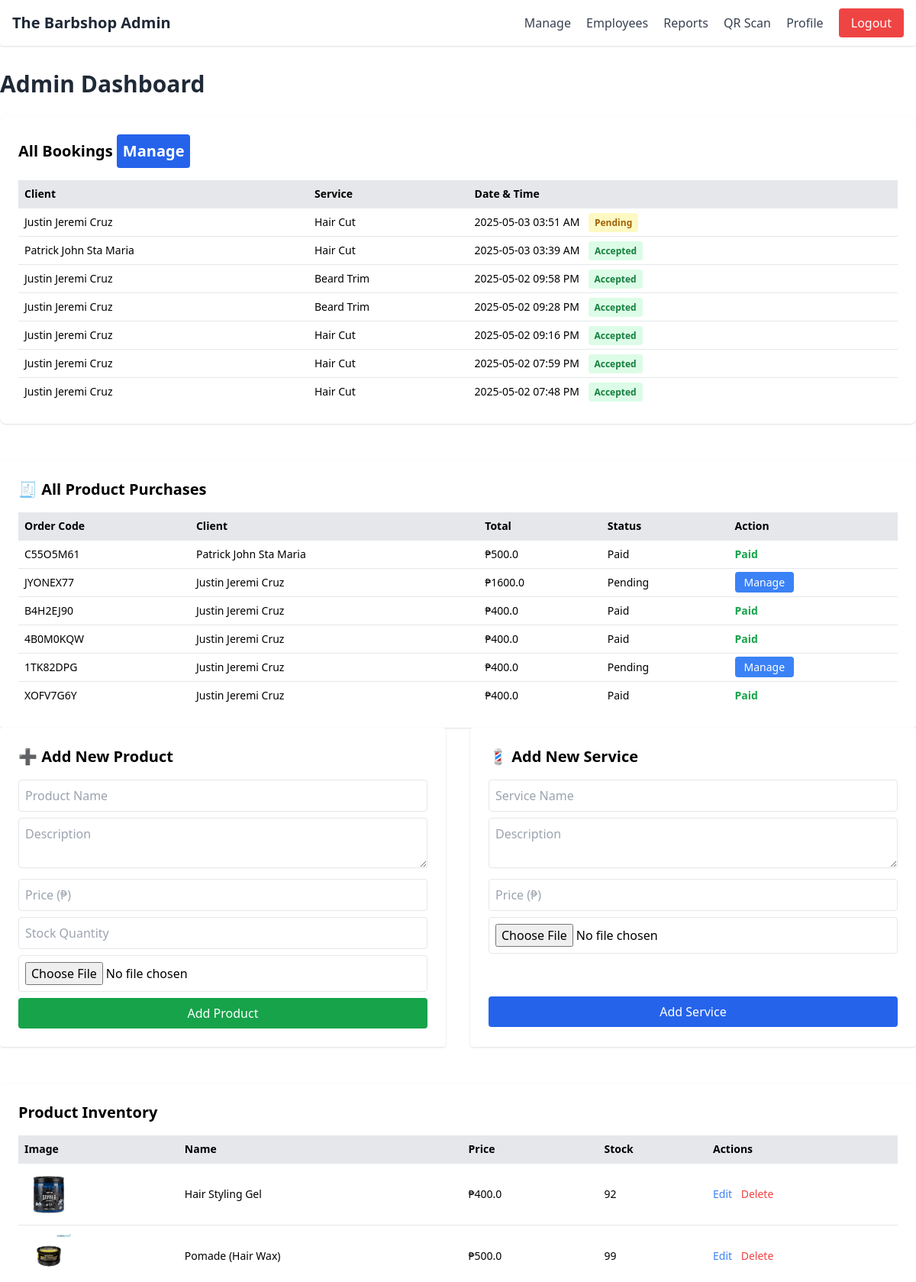
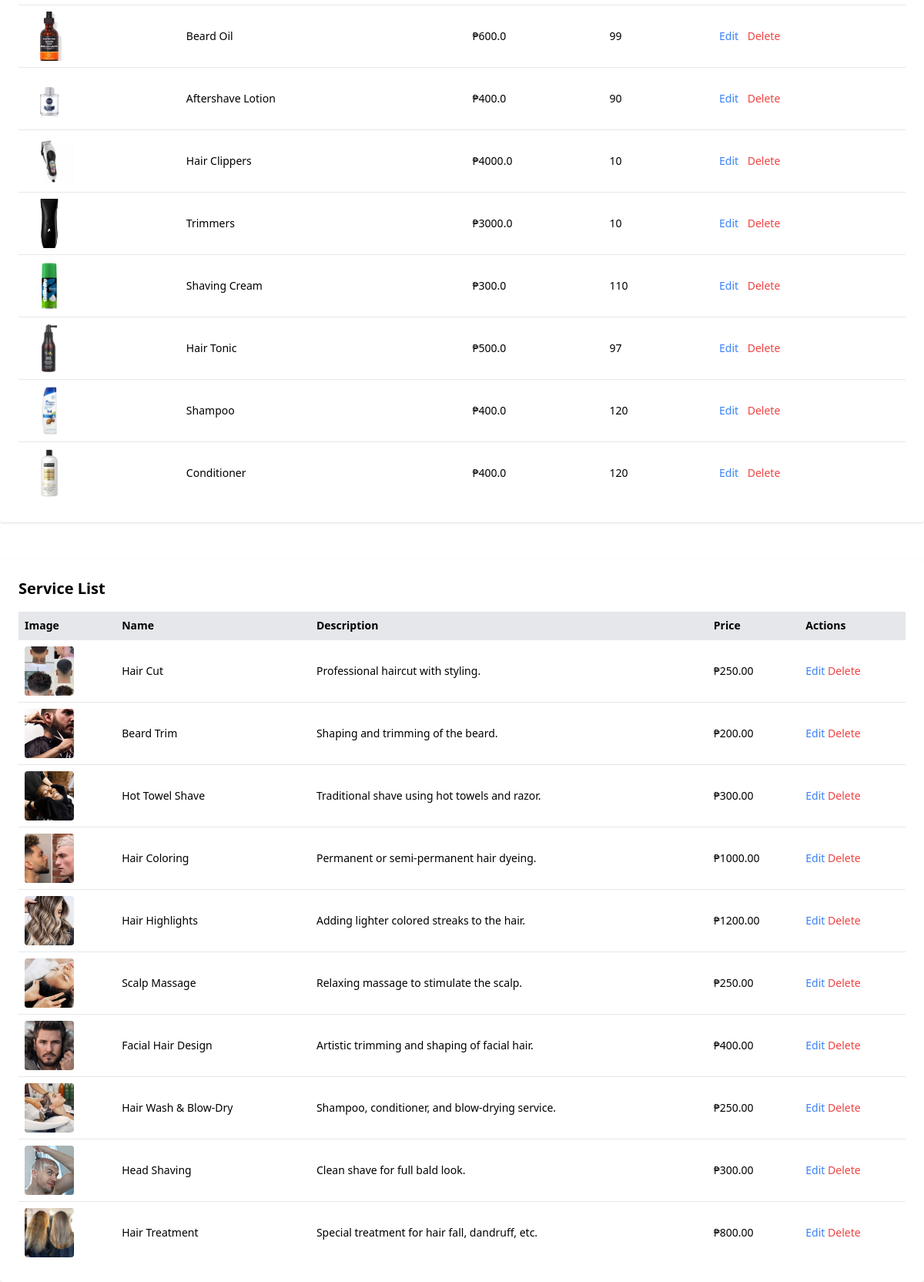
The app's page /admin/dashboard (signed in) with its own data (2 pictures, top to bottom).
### app/models.py (models this page shows, shortened)
class Booking(db.Model):
    id = db.Column(db.Integer, primary_key=True)
    user_id = db.Column(db.Integer, db.ForeignKey('user.id'), nullable=False)  # Client
    service = db.Column(db.String(100))
    date = db.Column(db.String(20))
    time = db.Column(db.String(20))
    order_code = db.Column(db.String(10), unique=True)
    status = db.Column(db.String(20), default='pending')
    timestamp = db.Column(db.DateTime, default=datetime.utcnow)
    payment_status = db.Column(db.String(20), default='unpaid')
    price = db.Column(db.Float, nullable=True)
    barber_id = db.Column(db.Integer, db.ForeignKey('user.id'), nullable=True)
    user = db.relationship(
        'User',
        back_populates='bookings',
        foreign_keys=[user_id]
    )
    barber = db.relationship(
        'User',
        back_populates='assigned_bookings',
        foreign_keys=[barber_id]
    )

class User(UserMixin, db.Model):
    __tablename__ = 'user'
    __table_args__ = {'extend_existing': True}
    id = db.Column(db.Integer, primary_key=True)
    full_name = db.Column(db.String(150), nullable=False)
    birthdate = db.Column(db.String(20), nullable=True)
    age = db.Column(db.Integer, nullable=True)
    address = db.Column(db.String(200), nullable=True)
    contact = db.Column(db.String(50), nullable=True)
    email = db.Column(db.String(100), unique=True, nullable=False)
    password = db.Column(db.String(255), nullable=False)
    role = db.Column(db.String(50))  # e.g. "Barber", "Receptionist"
    is_admin = db.Column(db.Boolean, default=False)
    bookings = db.relationship(
        'Booking',
        back_populates='user',
        foreign_keys='Booking.user_id',
        lazy=True
    )
    assigned_bookings = db.relationship(
        'Booking',
        back_populates='barber',
        foreign_keys='Booking.barber_id',
        lazy=True
    )

class Order(db.Model):
    id = db.Column(db.Integer, primary_key=True)
    order_code = db.Column(db.String(10), unique=True, nullable=False)
    user_id = db.Column(db.Integer, db.ForeignKey('user.id'), nullable=False)
    total = db.Column(db.Float, nullable=False)
    status = db.Column(db.String(20), default='pending')
    timestamp = db.Column(db.DateTime, default=datetime.utcnow)
    user = db.relationship('User', backref='orders')
    items = db.relationship('OrderItem', backref='order', lazy=True)

class Product(db.Model):
    id = db.Column(db.Integer, primary_key=True)
    name = db.Column(db.String(100), nullable=False)
    description = db.Column(db.String(300))
    price = db.Column(db.Float, nullable=False)
    stock = db.Column(db.Integer, nullable=False)
    image = db.Column(db.String(200))  # Path to image file

class Service(db.Model):
    id = db.Column(db.Integer, primary_key=True)
    name = db.Column(db.String(100), nullable=False)
    description = db.Column(db.Text)
    price = db.Column(db.Float, nullable=False)
    image = db.Column(db.String(120))  # Path to uploaded image

### app/routes.py (the view)
@main.route('/admin/dashboard')
@login_required
def admin_dashboard():
    if current_user.role not in ['Barber','Receptionist', 'Manager', 'Admin']:
        abort(403)
    bookings = Booking.query.order_by(Booking.timestamp.desc()).all()
    orders = Order.query.order_by(Order.timestamp.desc()).all()
    products = Product.query.all()
    services = Service.query.all()
    return render_template('admin_dashboard.html', products=products, bookings=bookings, services=services, orders=orders)

### app/routes.py (called while the page is built)
@login_manager.user_loader
def load_user(user_id):
    return User.query.get(int(user_id))

### app/templates/admin_dashboard.html (shortened to what this page needs)
<!DOCTYPE html>
<html lang="en">
<head>
  <script src="https://cdn.tailwindcss.com"></script>
</head>
{% include 'navbar.html' %}
  <h1 class="text-3xl font-bold text-gray-800 mb-6 mt-6">Admin Dashboard</h1>
  <div class="bg-white p-6 rounded-lg shadow mb-12">
    <h2 class="text-xl font-bold mb-4">All Bookings <a href="{{ url_for('main.bookings') }}">
      <button class="bg-blue-600 text-white px-2 py-2 rounded hover:bg-blue-700">
        Manage
      </button>
    </a></h2>
    <table class="w-full table-auto text-left text-sm">
      <thead class="bg-gray-200">
        <tr>
          <th class="p-2">Client</th>
          <th class="p-2">Service</th>
          <th class="p-2">Date & Time</th>
        </tr>
      </thead>
      <tbody>
        {% for booking in bookings %}
        <tr class="border-t">
          <td class="p-2">{{ booking.user.full_name }}</td>
          <td class="p-2">{{ booking.service }}</td>
          <td class="p-2">
            {{ booking.timestamp.strftime('%Y-%m-%d %I:%M %p') }}
            <span class="ml-2 px-2 py-1 rounded text-xs font-semibold
              {% if booking.status == 'accepted' %} bg-green-100 text-green-700
              {% elif booking.status == 'pending' %} bg-yellow-100 text-yellow-700
              {% elif booking.status == 'declined' %} bg-red-100 text-red-700
              {% endif %}">
              {{ booking.status.capitalize() }}
            </span>
          </td>
        </tr>
        {% endfor %}
      </tbody>
    </table>
  </div>
<div class="bg-white p-6 rounded shadow mt-6">
  <h2 class="text-xl font-semibold mb-4">🧾 All Product Purchases</h2>
  <table class="w-full table-auto text-left text-sm">
    <thead class="bg-gray-200">
      <tr>
        <th class="p-2">Order Code</th>
        <th class="p-2">Client</th>
        <th class="p-2">Total</th>
        <th class="p-2">Status</th>
        <th class="p-2">Action</th>
      </tr>
    </thead>
    <tbody>
      {% for order in orders %}
      <tr class="border-t">
        <td class="p-2">{{ order.order_code }}</td>
        <td class="p-2">{{ order.user.full_name }}</td>
        <td class="p-2">₱{{ order.total }}</td>
        <td class="p-2 capitalize">{{ order.status }}</td>
        <td class="p-2">
          {% if order.status != 'paid' %}
            <a href="{{ url_for('main.payment', order_code=order.order_code) }}"
               class="bg-blue-500 text-white px-3 py-1 rounded hover:bg-blue-600">Manage</a>
          {% else %}
            <span class="text-green-600 font-semibold">Paid</span>
          {% endif %}
        </td>
      </tr>
      {% endfor %}
    </tbody>
  </table>
</div>
  <div class="grid md:grid-cols-2 gap-8 mb-12">
    <form method="POST" action="{{ url_for('main.add_product') }}" enctype="multipart/form-data" class="bg-white p-6 rounded shadow">
      <h2 class="text-xl font-bold mb-4">➕ Add New Product</h2>
      <input type="text" name="name" placeholder="Product Name" required class="w-full border p-2 rounded mb-2">
      <textarea name="description" placeholder="Description" required class="w-full border p-2 rounded mb-2"></textarea>
      <input type="number" step="0.01" name="price" placeholder="Price (₱)" required class="w-full border p-2 rounded mb-2">
      <input type="number" name="stock" placeholder="Stock Quantity" required class="w-full border p-2 rounded mb-2">
      <input type="file" name="image" accept="image/*" class="w-full border p-2 rounded mb-2">
      <button type="submit" class="bg-green-600 text-white px-4 py-2 rounded hover:bg-green-700 w-full">Add Product</button>
    </form>
    <form action="{{ url_for('main.add_service') }}" method="POST" enctype="multipart/form-data" class="bg-white p-6 rounded shadow">
      <h2 class="text-xl font-bold mb-4">💈 Add New Service</h2>
      <input type="text" name="name" placeholder="Service Name" required class="w-full border p-2 rounded mb-2">
      <textarea name="description" placeholder="Description" required class="w-full border p-2 rounded mb-2"></textarea>
      <input type="number" step="0.01" name="price" placeholder="Price (₱)" required class="w-full border p-2 rounded mb-2">
      <input type="file" name="image" accept="image/*" class="w-full border p-2 rounded mb-2">
      <button type="submit" class="bg-blue-600 text-white px-4 py-2 rounded hover:bg-blue-700 w-full mt-12 ">Add Service</button>
    </form>
  </div>
  <div class="bg-white p-6 rounded shadow mb-12">
    <h2 class="text-xl font-bold mb-4">Product Inventory</h2>
    <table class="w-full table-auto text-left text-sm">
      <thead class="bg-gray-200">
        <tr>
          <th class="p-2">Image</th>
          <th class="p-2">Name</th>
          <th class="p-2">Price</th>
          <th class="p-2">Stock</th>
          <th class="p-2">Actions</th>
        </tr>
      </thead>
      <tbody>
        {% for product in products %}
        <tr class="border-t">
          <td class="p-2">
            {% if product.image %}
              <img src="{{ url_for('static', filename='uploads/products/' + product.image) }}" class="h-16 w-16 object-cover rounded">
            {% else %}
              <span class="text-gray-500">No image</span>
            {% endif %}
          </td>
          <td class="p-2">{{ product.name }}</td>
          <td class="p-2">₱{{ product.price }}</td>
          <td class="p-2">{{ product.stock }}</td>
          <td class="p-2">
            <a href="{{ url_for('main.edit_product', product_id=product.id) }}" class="text-blue-500 hover:underline mr-2">Edit</a>
<form method="POST" action="{{ url_for('main.delete_product', product_id=product.id) }}" class="inline">
  <button type="submit" onclick="return confirm('Are you sure you want to delete this product?')" class="text-red-500 hover:underline">
    Delete
  </button>
</form>
          </td>
        </tr>
        {% endfor %}
      </tbody>
    </table>
  </div>
  <div class="bg-white p-6 rounded shadow">
    <h2 class="text-xl font-bold mb-4">Service List</h2>
    <table class="w-full table-auto text-left text-sm">
      <thead class="bg-gray-200">
        <tr>
          <th class="p-2">Image</th>
          <th class="p-2">Name</th>
          <th class="p-2">Description</th>
          <th class="p-2">Price</th>
          <th class="p-2">Actions</th>
        </tr>
      </thead>
      <tbody>
        {% for service in services %}
        <tr class="border-t">
          <td class="p-2">
            {% if service.image %}
              <img src="{{ url_for('static', filename='uploads/services/' + service.image) }}" class="h-16 w-16 object-cover rounded">
            {% else %}
              <span class="text-gray-500">No image</span>
            {% endif %}
          </td>
          <td class="p-2">{{ service.name }}</td>
          <td class="p-2">{{ service.description }}</td>
          <td class="p-2">₱{{ "%.2f"|format(service.price) }}</td>
          <td class="p-2">
            <a href="{{ url_for('main.edit_service', id=service.id) }}" class="text-blue-500 hover:underline">Edit</a>
            <form method="POST" action="{{ url_for('main.delete_service', id=service.id) }}" class="inline">
              <button onclick="return confirm('Delete this service?')" class="text-red-500 hover:underline">Delete</button>
            </form>
          </td>
        </tr>
        {% endfor %}
      </tbody>
    </table>
  </div>
</body>
</html>

### records on screen
Booking: user.full_name "Justin Jeremi Cruz", service "Hair Cut", timestamp "2025-05-03 03:51 AM", status "Pending"
Booking: user.full_name "Patrick John Sta Maria", service "Hair Cut", timestamp "2025-05-03 03:39 AM", status "Accepted"
Booking: user.full_name "Justin Jeremi Cruz", service "Beard Trim", timestamp "2025-05-02 09:58 PM", status "Accepted"
Booking: user.full_name "Justin Jeremi Cruz", service "Beard Trim", timestamp "2025-05-02 09:28 PM", status "Accepted"
Booking: user.full_name "Justin Jeremi Cruz", service "Hair Cut", timestamp "2025-05-02 09:16 PM", status "Accepted"
Booking: user.full_name "Justin Jeremi Cruz", service "Hair Cut", timestamp "2025-05-02 07:59 PM", status "Accepted"
Booking: user.full_name "Justin Jeremi Cruz", service "Hair Cut", timestamp "2025-05-02 07:48 PM", status "Accepted"
Order: order_code "C55O5M61", user.full_name "Patrick John Sta Maria", total "500.0", status "Paid"
Order: order_code "JYONEX77", user.full_name "Justin Jeremi Cruz", total "1600.0", status "Pending"
Order: order_code "B4H2EJ90", user.full_name "Justin Jeremi Cruz", total "400.0", status "Paid"
Order: order_code "4B0M0KQW", user.full_name "Justin Jeremi Cruz", total "400.0", status "Paid"
Order: order_code "1TK82DPG", user.full_name "Justin Jeremi Cruz", total "400.0", status "Pending"
Order: order_code "XOFV7G6Y", user.full_name "Justin Jeremi Cruz", total "400.0", status "Paid"
Product: image (picture), name "Hair Styling Gel", price "400.0", stock "92"
Product: image (picture), name "Pomade (Hair Wax)", price "500.0", stock "99"
Product: image (picture), name "Beard Oil", price "600.0", stock "99"
Product: image (picture), name "Aftershave Lotion", price "400.0", stock "90"
Product: image (picture), name "Hair Clippers", price "4000.0", stock "10"
Product: image (picture), name "Trimmers", price "3000.0", stock "10"
Product: image (picture), name "Shaving Cream", price "300.0", stock "110"
Product: image (picture), name "Hair Tonic", price "500.0", stock "97"
Product: image (picture), name "Shampoo", price "400.0", stock "120"
Product: image (picture), name "Conditioner", price "400.0", stock "120"
Service: image (picture), name "Hair Cut", description "Professional haircut with styling.", price "250.00"
Service: image (picture), name "Beard Trim", description "Shaping and trimming of the beard.", price "200.00"
Service: image (picture), name "Hot Towel Shave", description "Traditional shave using hot towels and razor.", price "300.00"
Service: image (picture), name "Hair Coloring", description "Permanent or semi-permanent hair dyeing.", price "1000.00"
Service: image (picture), name "Hair Highlights", description "Adding lighter colored streaks to the hair.", price "1200.00"
Service: image (picture), name "Scalp Massage", description "Relaxing massage to stimulate the scalp.", price "250.00"
Service: image (picture), name "Facial Hair Design", description "Artistic trimming and shaping of facial hair.", price "400.00"
Service: image (picture), name "Hair Wash & Blow-Dry", description "Shampoo, conditioner, and blow-drying service.", price "250.00"
Service: image (picture), name "Head Shaving", description "Clean shave for full bald look.", price "300.00"
Service: image (picture), name "Hair Treatment", description "Special treatment for hair fall, dandruff, etc.", price "800.00"
